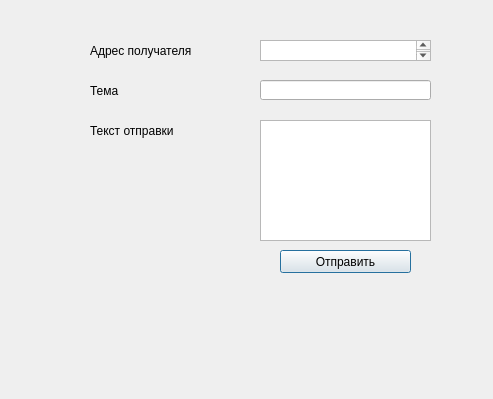
<?xml version="1.0" encoding="UTF-8"?>
<ui version="4.0">
 <class>Dialog</class>
 <widget class="QDialog" name="Dialog">
  <property name="geometry">
   <rect>
    <x>0</x>
    <y>0</y>
    <width>493</width>
    <height>399</height>
   </rect>
  </property>
  <property name="windowTitle">
   <string>Dialog</string>
  </property>
  <widget class="QPlainTextEdit" name="Name">
   <property name="geometry">
    <rect>
     <x>260</x>
     <y>40</y>
     <width>171</width>
     <height>21</height>
    </rect>
   </property>
  </widget>
  <widget class="QLineEdit" name="Subject">
   <property name="geometry">
    <rect>
     <x>260</x>
     <y>80</y>
     <width>171</width>
     <height>20</height>
    </rect>
   </property>
  </widget>
  <widget class="QPlainTextEdit" name="Body">
   <property name="geometry">
    <rect>
     <x>260</x>
     <y>120</y>
     <width>171</width>
     <height>121</height>
    </rect>
   </property>
  </widget>
  <widget class="QPushButton" name="SendButton">
   <property name="geometry">
    <rect>
     <x>280</x>
     <y>250</y>
     <width>131</width>
     <height>23</height>
    </rect>
   </property>
   <property name="text">
    <string>Отправить</string>
   </property>
  </widget>
  <widget class="QLabel" name="label">
   <property name="geometry">
    <rect>
     <x>90</x>
     <y>40</y>
     <width>121</width>
     <height>21</height>
    </rect>
   </property>
   <property name="text">
    <string>Адрес получателя</string>
   </property>
  </widget>
  <widget class="QLabel" name="label_2">
   <property name="geometry">
    <rect>
     <x>90</x>
     <y>80</y>
     <width>121</width>
     <height>21</height>
    </rect>
   </property>
   <property name="text">
    <string>Тема</string>
   </property>
  </widget>
  <widget class="QLabel" name="label_3">
   <property name="geometry">
    <rect>
     <x>90</x>
     <y>120</y>
     <width>121</width>
     <height>21</height>
    </rect>
   </property>
   <property name="text">
    <string>Текст отправки</string>
   </property>
  </widget>
 </widget>
 <resources/>
 <connections/>
</ui>
